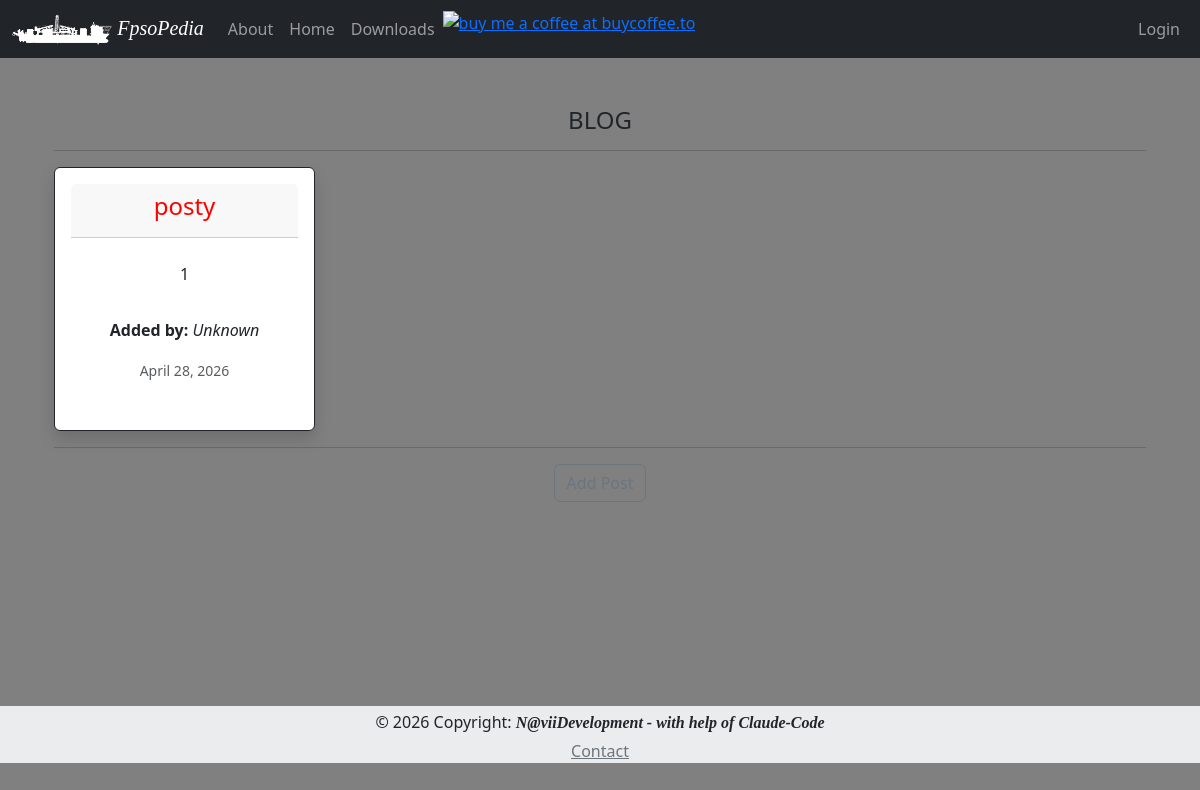
/blog, run on an earlier commit of the app's database.
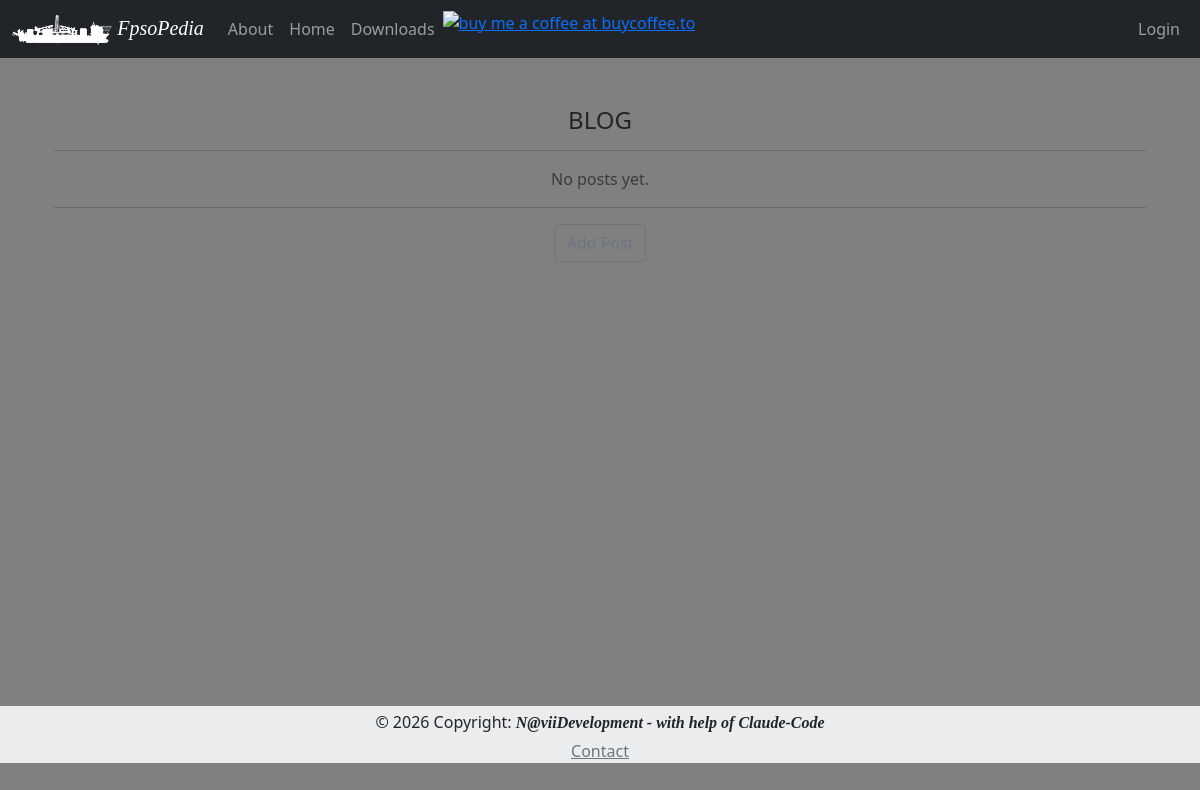
And on a later commit of the database.
### App/models.py (models this page shows, shortened)
class Post(db.Model):
    id = db.Column(db.Integer, primary_key=True)
    blog_Title = db.Column(db.String(20))
    body = db.Column(db.String(140))
    timestamp = db.Column(db.DateTime, index=True, default=datetime.utcnow)
    user_id = db.Column(db.Integer, db.ForeignKey('user.id'))

### App/routes.py (the view)
@app.route('/blog')
def blog():
    posts = Post.query.order_by(Post.timestamp.desc()).all()
    return render_template('blog.html', title='Blog', posts=posts)

### App/templates/blog.html (shortened to what this page needs)
{% extends "base.html" %}
{% set active_page = 'blog' %}
{% block content %}
    <div class="container">
        <h4>BLOG</h4>
        <hr>
        {% if posts %}
            <div class="row justify-content-start g-3">
                {% for post in posts %}
                    <div class="col-12 col-lg-3">
                        <div class="card border-dark mb-3 shadow p-3 bg-body rounded h-100">
                            <div class="card-header">
                                <h4 class="newVersion">{{ post.blog_Title }}</h4>
                            </div>
                            <br>
                            <div class="row px-3">
                                <p>{{ post.body }}</p>
                            </div>
                            <div class="card-body text-dark">
                                <p class="card-text"><b>Added by:</b>
                                    <em>{{ post.author.user_name if post.author else 'Unknown' }}</em>
                                </p>
                                <p class="card-text text-muted"><small>{{ moment(post.timestamp).format('LL') }}</small></p>
                            </div>
                        </div>
                    </div>
                {% endfor %}
            </div>
        {% else %}
            <p class="text-muted">No posts yet.</p>
        {% endif %}
        <hr>
        <a href="{{ url_for('add_post') }}" class="btn btn-outline-secondary mb-3">Add Post</a>
    </div>
{% endblock %}

### App/templates/base.html (shortened to what this page needs)
<!DOCTYPE html>
<html lang="en">
  <head>
    <link
      href="https://cdn.jsdelivr.net/npm/bootstrap@5.3.8/dist/css/bootstrap.min.css"
      rel="stylesheet"
>
    <link
      href="{{ url_for('static', filename='css/style.css') }}"
      rel="stylesheet"
    />
  </head>
  <body>
    <navbar>
      {% include "_navbar.html" %}
    </navbar>
    <main>
      <div class="main container mt-5 text-center">
        {% block content %} {% endblock %}
      </div>
    </main>
    <footer class="text-center text-lg-start bg-light text-muted">
      {% include "_footer.html" %}
    </footer>
  </body>
</html>

### App/templates/_navbar.html (shortened to what this page needs)
<nav class="navbar navbar-expand-md navbar-dark bg-dark sticky-top ">
  <div class="container-fluid">
    <a class="navbar-brand" href="/">
      <img src="{{ url_for('static', filename='img/fpso.png') }}" alt="" width="100" height="30">
      <em class="logo">FpsoPedia</em>
    </a>
    <div class="collapse navbar-collapse" id="navbarSupportedContent">
      <ul class="navbar-nav me-auto mb-2 mb-lg-0">
        <li class="nav-item">
          <a class="nav-link {{ 'active' if active_page=='about' else ''}}" aria-current="page" href="{{ url_for('about') }}">About</a>
        </li>
        <li class="nav-item">
          <a class="nav-link {{ 'active' if active_page=='index' else ''}}" aria-current="page" href="/">Home</a>
        </li>
        <li class="nav-item">
          <a class="nav-link {{ 'active' if active_page=='download' else ''}}" aria-current="page" href="{{ url_for('download') }}">Downloads</a>
        </li>
        <li class="nav-item">
          <a href="https://buycoffee.to/naviidevelopment" target="_blank"><img src="https://buycoffee.to/static/img/share/share-button-dark.png" style="width: 117px; height: 30px" alt="buy me a coffee at buycoffee.to"></a>
        </li>
      </ul>
      <form class="d-flex text-secondary" role="search">
        <ul class="navbar-nav me-auto mb-2 mb-lg-0">
            {% if current_user.is_authenticated %}
              <li class="nav-item">
                <a class="nav-link " aria-current="page" href="{{ url_for('logout') }}">Logout</a>
            </li>
            {% else %}
              <li class="nav-item">
                <a class="nav-link {{ 'active' if active_page=='login' else ''}}" aria-current="page" href="{{ url_for('login') }}">Login</a>
            </li>
            {% endif %}
        </ul>
      </form>
    </div>
  </div>
</nav>

### App/templates/_footer.html
  <div class="text-center p-1 text-dark" style="background-color: rgba(0, 0, 0, 0.05);">
    © 2026 Copyright:
    <b><em class="logo">N@viiDevelopment - with help of Claude-Code</em></b>
  </div>
  <p class="text-center p-0 text-dark" style="background-color: rgba(0, 0, 0, 0.05);">
    <a class="link-secondary" href="mailto:info@naviidevelopment.atthost24.pl" >Contact</a>
  </p>

### App/static/css/style.css (style rules this page uses)
body { background-color: gray; }
.main { min-height: 75vh; }
.logo { font-family:cursive; }

What changed in the data, as far as the page shows it:
removed Post: blog_Title "posty", body "1", author "Unknown", timestamp "April 28, 2026"
Also different on the page:
text now shown: "No posts yet."
